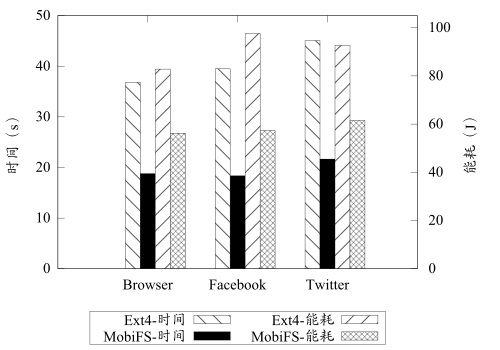

Here is the gnuplot script that generated this plot:
set terminal pdfcairo enhanced mono font "Times New Roman,16" size 5,3.5
set output "bench-app.pdf"
set style data histograms
set style histogram errorbars 
set ylabel '时间（s）'
set ytics nomirror
set yrange [0:50]
set y2label '能耗（J）'
set y2tics
set y2range [0:105]
set key below box
plot 'bench-app.data' using 2:3:xtic(1) axes x1y1 fs pattern 4 ls 1 title "Ext4-时间", \
    '' using 6:7:xtic(1) axes x1y1 fs solid 1 ls 1 title "MobiFS-时间", \
    '' using 4:5:xtic(1) axes x1y2 fs pattern 5 ls 1 title "Ext4-能耗", \
    '' using 8:9:xtic(1) axes x1y2 fs pattern 2 ls 1 title "MobiFS-能耗"
